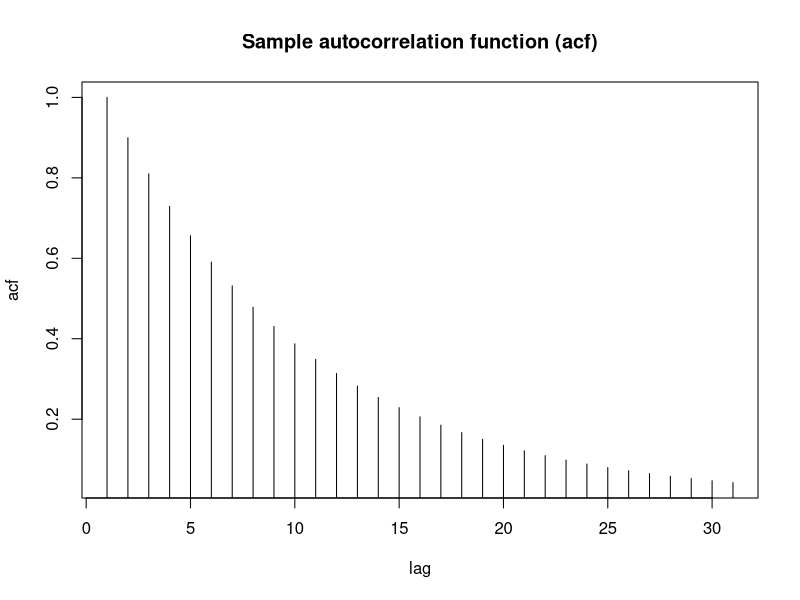

Write the R code that produced this figure.

# clear variables and close windows
rm(list = ls(all = TRUE))
graphics.off()

# parameter settings, you might want to change these, check also the ACF if you enter e.g. a = -0.9
lag = 30  # lag value
a   = 0.9  # value of alpha_1

# Plot
plot(ARMAacf(ar = a, ma = numeric(0), lag.max = lag, pacf = FALSE), type = "h", 
    xlab = "lag", ylab = "acf")
title("Sample autocorrelation function (acf)")
